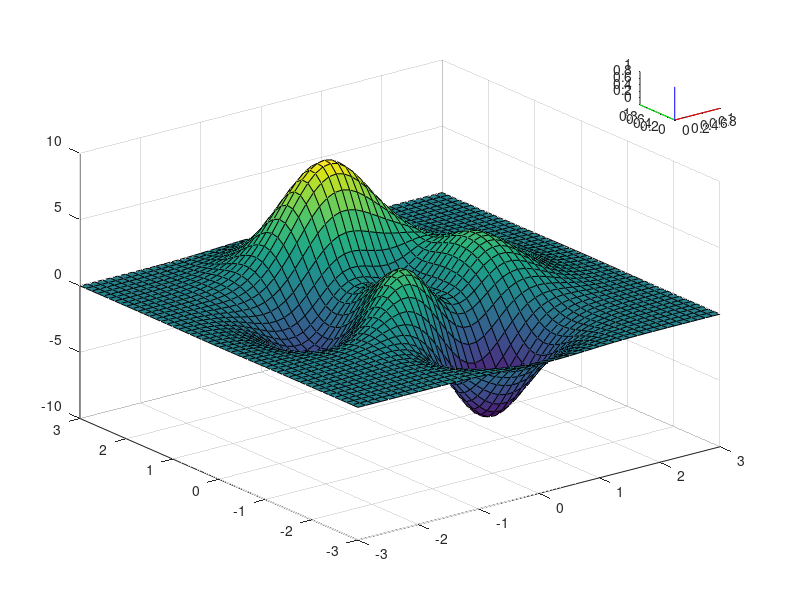

This chart was generated by the following MATLAB code:
% Create a figure
f = figure;

% Create the main axes
main_axes = axes(f, 'Position', [0.1 0.1 0.8 0.8]);

% Create a 3D plot in the main axes
[X,Y,Z] = peaks;
surf(main_axes, X, Y, Z);

% Create the gizmo axes in the corner of the figure
gizmo_axes = axes(f, 'Position', [0.8 0.8 0.1 0.1]);

% Draw the 3D axes lines in the gizmo axes
line(gizmo_axes, [0 1], [0 0], [0 0], 'Color', 'r'); % x-axis
line(gizmo_axes, [0 0], [0 1], [0 0], 'Color', 'g'); % y-axis
line(gizmo_axes, [0 0], [0 0], [0 1], 'Color', 'b'); % z-axis

% Set the view angle of the gizmo axes to match the main axes
view(gizmo_axes, view(main_axes))

% Update the gizmo axes whenever the main axes is rotated
addlistener(main_axes, 'View', 'PostSet', @(src, event) view(gizmo_axes, view(main_axes)));